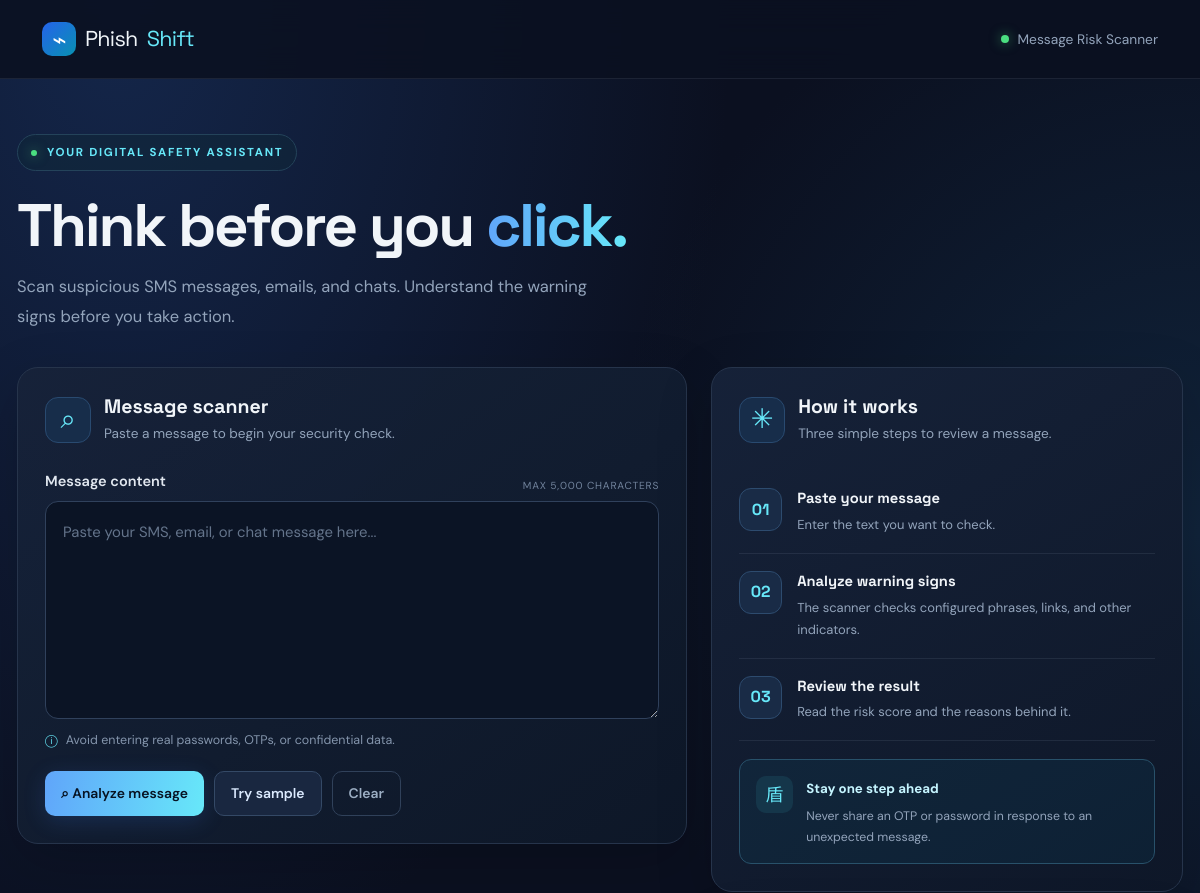
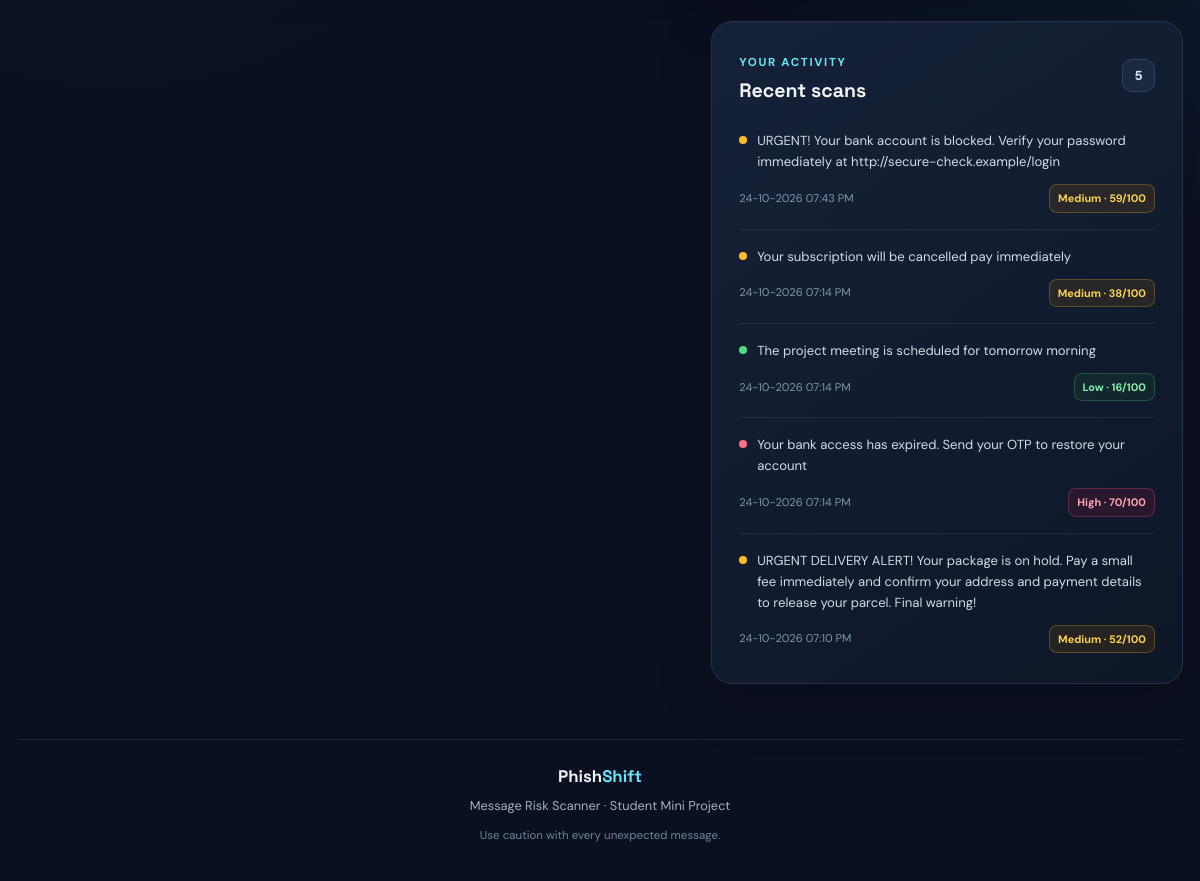
The page / on the database its author committed (2 pictures, top to bottom).
### tables this page shows
CREATE TABLE scans (
                    id INTEGER PRIMARY KEY AUTOINCREMENT,
                    message_preview TEXT NOT NULL,
                    score INTEGER NOT NULL,
                    risk TEXT NOT NULL,
                    prediction TEXT NOT NULL,
                    scanned_at TEXT NOT NULL
                );

### app.py (the view, shortened to what this page needs)
@app.route("/", methods=["GET", "POST"])
def index():
    result = None
    message = ""
    history = get_recent_scans()
    return render_template(
        "index.html",
        result=result,
        message=message,
        history=history
    )

### database.py (called while the page is built)
def get_recent_scans(limit=5):
    with sqlite3.connect(str(DB_PATH)) as connection:
        connection.row_factory = sqlite3.Row
        rows = connection.execute("""
            SELECT message_preview, score, risk,
                   prediction, scanned_at
            FROM scans
            ORDER BY id DESC
            LIMIT ?
        """, (limit,)).fetchall()
        return [dict(row) for row in rows]

### templates/index.html (shortened to what this page needs)
<!DOCTYPE html>
<html lang="en">
<head>
    <link
        href="https://cdn.jsdelivr.net/npm/bootstrap@5.3.3/dist/css/bootstrap.min.css"
        rel="stylesheet"
    >
    <link
        rel="stylesheet"
        href="{{ url_for('static', filename='style.css') }}"
    >
</head>
<body>
<nav class="navbar app-nav">
    <div class="container">
        <a class="navbar-brand brand" href="/">
            <span class="brand-icon">⌁</span>
            Phish<span>Shift</span>
        </a>
        <div class="nav-status">
            <span class="status-dot"></span>
            Message Risk Scanner
        </div>
    </div>
</nav>
<main class="container main-container">
    <section class="hero-section">
        <div class="hero-tag">
            <span class="hero-tag-dot"></span>
            YOUR DIGITAL SAFETY ASSISTANT
        </div>
        <h1>
            Think before you
            <span class="gradient-text">click.</span>
        </h1>
        <p>
            Scan suspicious SMS messages, emails, and chats.
            Understand the warning signs before you take action.
        </p>
    </section>
    <div class="row g-4 align-items-start">
        <div class="col-lg-7">
            <section class="panel scanner-panel">
                <div class="section-heading">
                    <div class="heading-icon">⌕</div>
                    <div>
                        <h2>Message scanner</h2>
                        <p>Paste a message to begin your security check.</p>
                    </div>
                </div>
                <form method="POST">
                    <div class="label-row">
                        <label for="message" class="form-label">
                            Message content
                        </label>
                        <span class="input-hint">MAX 5,000 CHARACTERS</span>
                    </div>
                    <textarea
                        class="form-control message-box"
                        id="message"
                        name="message"
                        rows="7"
                        maxlength="5000"
                        placeholder="Paste your SMS, email, or chat message here..."
                        required
                    >{{ message }}</textarea>
                    <div class="privacy-note">
                        <span>ⓘ</span>
                        Avoid entering real passwords, OTPs, or confidential data.
                    </div>
                    <div class="button-row">
                        <button class="btn btn-scan" type="submit">
                            <span>⌕</span> Analyze message
                        </button>
                        <button
                            class="btn btn-sample"
                            type="button"
                            onclick="loadSample()"
                        >
                            Try sample
                        </button>
                        <button
                            class="btn btn-clear"
                            type="button"
                            onclick="clearMessage()"
                        >
                            Clear
                        </button>
                    </div>
                </form>
            </section>
        </div>
        <div class="col-lg-5">
            <section class="panel guide-panel">
                <div class="section-heading">
                    <div class="heading-icon">✳</div>
                    <div>
                        <h2>How it works</h2>
                        <p>Three simple steps to review a message.</p>
                    </div>
                </div>
                <div class="step">
                    <div class="step-number">01</div>
                    <div>
                        <h3>Paste your message</h3>
                        <p>Enter the text you want to check.</p>
                    </div>
                </div>
                <div class="step">
                    <div class="step-number">02</div>
                    <div>
                        <h3>Analyze warning signs</h3>
                        <p>The scanner checks configured phrases, links,
                           and other indicators.</p>
                    </div>
                </div>
                <div class="step">
                    <div class="step-number">03</div>
                    <div>
                        <h3>Review the result</h3>
                        <p>Read the risk score and the reasons behind it.</p>
                    </div>
                </div>
                <div class="security-tip">
                    <div class="tip-icon">盾</div>
                    <div>
                        <strong>Stay one step ahead</strong>
                        <p>Never share an OTP or password in response to
                           an unexpected message.</p>
                    </div>
                </div>
            </section>
            <section class="panel history-panel">
                <div class="history-heading">
                    <div>
                        <span class="eyebrow">YOUR ACTIVITY</span>
                        <h2>Recent scans</h2>
                    </div>
                    <span class="history-count">
                        {% if history %}{{ history|length }}{% else %}0{% endif %}
                    </span>
                </div>
                {% if history %}
                    {% for item in history %}
                    <div class="history-row">
                        <div class="history-message">
                            <span class="history-dot
                                {% if item.score >= 65 %}
                                    dot-high
                                {% elif item.score >= 35 %}
                                    dot-medium
                                {% else %}
                                    dot-low
                                {% endif %}"></span>
                            <p>{{ item.message_preview }}</p>
                        </div>
                        <div class="history-meta">
                            <small>{{ item.scanned_at }}</small>
                            <span class="history-badge
                                {% if item.score >= 65 %}
                                    risk-high
                                {% elif item.score >= 35 %}
                                    risk-medium
                                {% else %}
                                    risk-low
                                {% endif %}">
                                {{ item.risk }} · {{ item.score }}/100
                            </span>
                        </div>
                    </div>
                    {% endfor %}
                {% else %}
                    <div class="empty-history">
                        <div class="empty-history-icon">◷</div>
                        <strong>No scans yet</strong>
                        <p>Your recent scan activity will appear here.</p>
                    </div>
                {% endif %}
            </section>
        </div>
    </div>
    <footer class="app-footer">
        <div class="footer-brand">Phish<span>Shift</span></div>
        <p>Message Risk Scanner · Student Mini Project</p>
        <small>Use caution with every unexpected message.</small>
    </footer>
</main>
</body>
</html>

### rows shown on the page
scans: message_preview "URGENT! Your bank account is blocked. Verify your password immediately at http://secure-check.example/login", scanned_at "24-10-2026 07:43 PM", risk "Medium", score "59"
scans: message_preview "Your subscription will be cancelled pay immediately", scanned_at "24-10-2026 07:14 PM", risk "Medium", score "38"
scans: message_preview "The project meeting is scheduled for tomorrow morning", scanned_at "24-10-2026 07:14 PM", risk "Low", score "16"
scans: message_preview "Your bank access has expired. Send your OTP to restore your account", scanned_at "24-10-2026 07:14 PM", risk "High", score "70"
scans: message_preview "URGENT DELIVERY ALERT! Your package is on hold. Pay a small fee immediately and confirm your address and payment details to release your parcel. Final warning!", scanned_at "24-10-2026 07:10 PM", risk "Medium", score "52"

### other values the page prints
{{ history|length }} "5"
